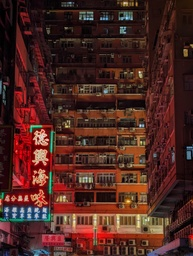
#> input picture data/insta_pictures/PXL_20230320_125859497-01.jpeg, 193 x 256 px, shrunk from 3065 x 4071 before the run
$ python main.py
#> lines starting #> are read from the running program, lines starting #| are printed output that depends on the picture
import logging
from pathlib import Path

import matplotlib.image as img
import matplotlib.pyplot as plt
import numpy as np
import pandas as pd
from numpy.typing import NDArray
from scipy.cluster.vq import kmeans, whiten
from tqdm import tqdm

# https://www.geeksforgeeks.org/extract-dominant-colors-of-an-image-using-python/

# Settings
IMAGE_PATH = Path("../data/insta_pictures/PXL_20230320_125859497-01.jpeg")
N_DOMINANT_COLORS = 4

def rgb_to_hex(r: float, g: float, b: float) -> str:
	"""Convert RGB values to hex color code."""
	return f"#{int(r * 255):02x}{int(g * 255):02x}{int(b * 255):02x}"


# Configure logging
logging.basicConfig(level=logging.INFO, format="%(asctime)s - %(levelname)s - %(message)s")
logger = logging.getLogger(__name__)

logger.info(f"Loading image from {IMAGE_PATH}")
image: NDArray[np.float64] = img.imread(str(IMAGE_PATH))
#> image is the input picture: shape (256, 193, 3); mean R, G, B 75.9, 38.4, 32.4

r: list[float] = []
g: list[float] = []
b: list[float] = []
for row in tqdm(image, desc="Processing image rows"):
	for temp_r, temp_g, temp_b in row:
		r.append(temp_r)
		g.append(temp_g)
		b.append(temp_b)
#> after the loop, b = 49408 items; g = 49408 items; r = 49408 items

logger.info("Creating DataFrame from image data...")
image_colors_df = pd.DataFrame({"red": r, "green": g, "blue": b})
#> image_colors_df = table of 49408 rows and 3 columns

logger.info("Scaling color values")
image_colors_df["scaled_color_red"] = whiten(image_colors_df["red"])
image_colors_df["scaled_color_blue"] = whiten(image_colors_df["blue"])
image_colors_df["scaled_color_green"] = whiten(image_colors_df["green"])

logger.info("Running k-means clustering (can take a few minutes)...")
cluster_centers: NDArray[np.float64]
_: NDArray[np.float64]
cluster_centers, _ = kmeans(
	image_colors_df[["scaled_color_red", "scaled_color_blue", "scaled_color_green"]],
	N_DOMINANT_COLORS,
)
#> cluster_centers = [[0.691, 0.426, 0.384], [1.59, 1.01, 0.999], [3.08, 3.71, 3.65], [2.69, 1.52, 1.75]]

dominant_colors: list[tuple[float, float, float]] = []

logger.info("Calculating color statistics...")
red_std: float = image_colors_df["red"].std()
#> red_std = 50.27
green_std: float = image_colors_df["green"].std()
#> green_std = 35.84
blue_std: float = image_colors_df["blue"].std()
#> blue_std = 30.62

logger.info("Processing cluster centers...")
for cluster_center in cluster_centers:
	red_scaled: float
	green_scaled: float
	blue_scaled: float
	red_scaled, green_scaled, blue_scaled = cluster_center
	dominant_colors.append(
		(
			red_scaled * red_std / 255,
			green_scaled * green_std / 255,
			blue_scaled * blue_std / 255,
		)
	)
#> this loop made 4 passes
#> after the loop, dominant_colors = [(0.136, 0.0599, 0.0461), (0.313, 0.142, 0.12), (0.608, 0.521, 0.438), (0.529, 0.213, 0.21)]

logger.info("Dominant colors:")
for i, (r, g, b) in enumerate(dominant_colors, 1):
	hex_color = rgb_to_hex(r, g, b)
	logger.info(f"Color {i}: {hex_color}")
#> this loop made 4 passes
#> (r, g, b, hex_color) on passes 1 to 4: (0.136, 0.0599, 0.0461, '#220f0b'), (0.313, 0.142, 0.12, '#4f241e'), (0.608, 0.521, 0.438, '#9a846f'), (0.529, 0.213, 0.21, '#873635')

logger.info("Displaying results")
plt.imshow([dominant_colors])
plt.show()
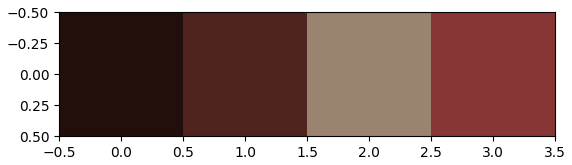
#> figure drawn by matplotlib, 1 panel

$ run again, with data/insta_pictures/PXL_20201128_060206400-01.jpeg copied over data/insta_pictures/PXL_20230320_125859497-01.jpeg
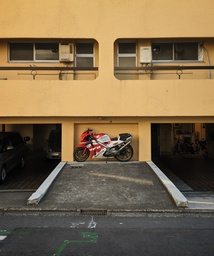
#> input picture data/insta_pictures/PXL_20201128_060206400-01.jpeg, 214 x 256 px, shrunk from 3024 x 3619 before the run
#> image is the input picture: shape (256, 214, 3); mean R, G, B 125.5, 105.4, 76.2
#> after the loop `for row in tqdm(image, desc="Processing image rows"):`: b = 54784 items
#> image_colors_df = table of 54784 rows and 3 columns
#> cluster_centers = [[1.55, 2.06, 1.71], [0.393, 0.36, 0.372], [0.934, 1.38, 1.06], [2.78, 2.84, 2.85]]
#> red_std = 77.11
#> green_std = 61.68
#> blue_std = 41.34
#> the loop `for cluster_center in cluster_centers:` made 4 passes
#> after the loop `for cluster_center in cluster_centers:`: dominant_colors = [(0.469, 0.498, 0.276), (0.119, 0.0871, 0.0603), (0.282, 0.334, 0.172), (0.84, 0.686, 0.462)]
#> the loop `for i, (r, g, b) in enumerate(dominant_colors, 1):` made 4 passes
#> (r, g, b, hex_color) on passes 1 to 4: (0.469, 0.498, 0.276, '#777e46'), (0.119, 0.0871, 0.0603, '#1e160f'), (0.282, 0.334, 0.172, '#48552b'), (0.84, 0.686, 0.462, '#d6af75')
#> `plt.show()`:
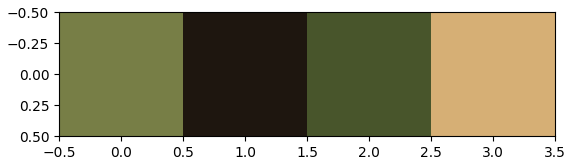
#> figure drawn by matplotlib, 1 panel

$ run again, with data/insta_pictures/PXL_20201128_060206400-02.jpeg copied over data/insta_pictures/PXL_20230320_125859497-01.jpeg
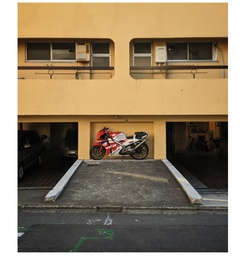
#> input picture data/insta_pictures/PXL_20201128_060206400-02.jpeg, 245 x 256 px, shrunk from 3519 x 3678 before the run
#> image is the input picture: shape (256, 245, 3); mean R, G, B 144.6, 127.8, 103.3
#> after the loop `for row in tqdm(image, desc="Processing image rows"):`: b = 62720 items
#> image_colors_df = table of 62720 rows and 3 columns
#> cluster_centers = [[2.46, 1.53, 2.18], [2.98, 3.34, 3.21], [0.404, 0.28, 0.358], [1.06, 0.911, 1.03]]
#> red_std = 85.28
#> green_std = 78.78
#> blue_std = 75.44
#> the loop `for cluster_center in cluster_centers:` made 4 passes
#> after the loop `for cluster_center in cluster_centers:`: dominant_colors = [(0.824, 0.471, 0.646), (0.996, 1.03, 0.951), (0.135, 0.0866, 0.106), (0.353, 0.281, 0.304)]
#> the loop `for i, (r, g, b) in enumerate(dominant_colors, 1):` made 4 passes
#> (r, g, b, hex_color) on passes 1 to 4: (0.824, 0.471, 0.646, '#d278a4'), (0.996, 1.03, 0.951, '#fd106f2'), (0.135, 0.0866, 0.106, '#22161a'), (0.353, 0.281, 0.304, '#5a474d')
#> `plt.show()`:
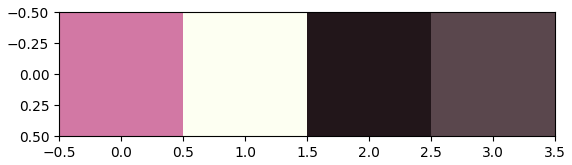
#> figure drawn by matplotlib, 1 panel

$ run again, with data/insta_pictures/PXL_20210116_093445164-01.jpeg copied over data/insta_pictures/PXL_20230320_125859497-01.jpeg
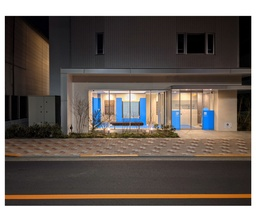
#> input picture data/insta_pictures/PXL_20210116_093445164-01.jpeg, 256 x 222 px, shrunk from 3699 x 3207 before the run
#> image is the input picture: shape (222, 256, 3); mean R, G, B 111, 102.6, 97.1
#> after the loop `for row in tqdm(image, desc="Processing image rows"):`: b = 56832 items
#> image_colors_df = table of 56832 rows and 3 columns
#> cluster_centers = [[3.07, 2.98, 3.07], [0.431, 0.332, 0.364], [0.971, 0.754, 0.856], [1.83, 1.44, 1.63]]
#> red_std = 81.86
#> green_std = 81.33
#> blue_std = 83.09
#> the loop `for cluster_center in cluster_centers:` made 4 passes
#> after the loop `for cluster_center in cluster_centers:`: dominant_colors = [(0.985, 0.952, 1), (0.138, 0.106, 0.119), (0.312, 0.24, 0.279), (0.587, 0.458, 0.531)]
#> the loop `for i, (r, g, b) in enumerate(dominant_colors, 1):` made 4 passes
#> (r, g, b, hex_color) on passes 1 to 4: (0.985, 0.952, 1, '#fbf2ff'), (0.138, 0.106, 0.119, '#231b1e'), (0.312, 0.24, 0.279, '#4f3d47'), (0.587, 0.458, 0.531, '#957487')
#> `plt.show()`:
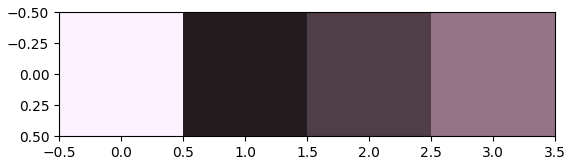
#> figure drawn by matplotlib, 1 panel
